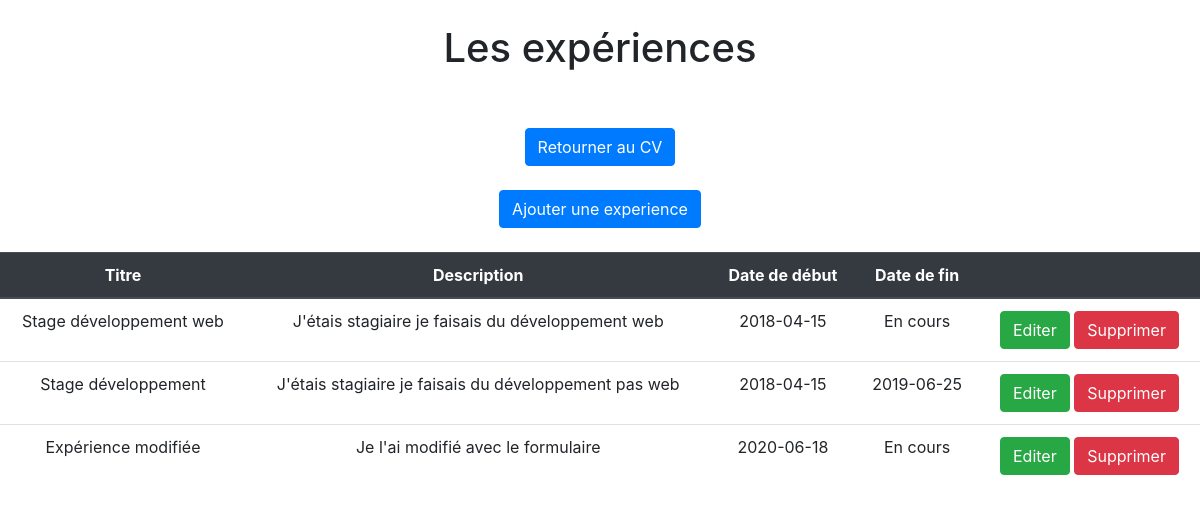
/experience/listeExperience.php (signed in), run on the app's committed database.
### tables this page shows
CREATE TABLE IF NOT EXISTS `experience` (
  `id` int(11) NOT NULL AUTO_INCREMENT,
  `titre` varchar(250) NOT NULL,
  `description` text NOT NULL,
  `date_debut` date NOT NULL,
  `date_fin` date DEFAULT NULL,
  PRIMARY KEY (`id`),
  UNIQUE KEY `experience_id_uindex` (`id`)
);

### experience/listeExperience.php (the view, shortened to what this page needs)
<?php
require_once('../connexionBDD.php');
?>
<div class="text-center">
    <br>
    <h1 >Les expériences</h1><br>
    <br>
    <a href="../index.php"> <button class="btn btn-primary">Retourner au CV</button></a>
    <br>
    <br>
    <a href="addExperience.php"> <button class="btn btn-primary">Ajouter une experience</button></a>
    <br>
    <br>
</div>
<table class="text-center table">
    <thead class="thead-dark">
        <th>Titre</th>
        <th>Description</th>
        <th>Date de début</th>
        <th>Date de fin</th>
        <th></th>
    </thead>
    <tbody>
        <?php
        $reponse = $pdo->query('SELECT * FROM experience');
        while ($data = $reponse->fetch()) {
        ?>
        <tr>
            <td><?php echo($data['titre']); ?></td>
            <td><?php echo($data['description']); ?></td>
            <td><?php echo($data['date_debut']); ?></td>
            <td><?php if($data['date_fin']) {
                    echo($data['date_fin'] . '</td>');
                } else {
                    echo('En cours </td>');
                }
                ?>
            <td>
                <a title="Editer" href="editExperience.php?id=<?php echo($data['id']); ?>">
                    <button class="btn btn-success">Editer</button>
                </a>
                <a title="Supprimer" href="deleteExperience.php?id=<?php echo($data['id']); ?>">
                    <button class="btn btn-danger">Supprimer</button>
                </a>
            </td>
        </tr>
        <?php
        }
        ?>
</table>

### data on the page
experience: titre "Stage développement web", description "J'étais stagiaire je faisais du développement web", date_debut "2018-04-15", shows "En cours"
experience: titre "Stage développement", description "J'étais stagiaire je faisais du développement pas web", date_debut "2018-04-15", date_fin "2019-06-25"
experience: titre "Expérience modifiée", description "Je l'ai modifié avec le formulaire", date_debut "2020-06-18", shows "En cours"
